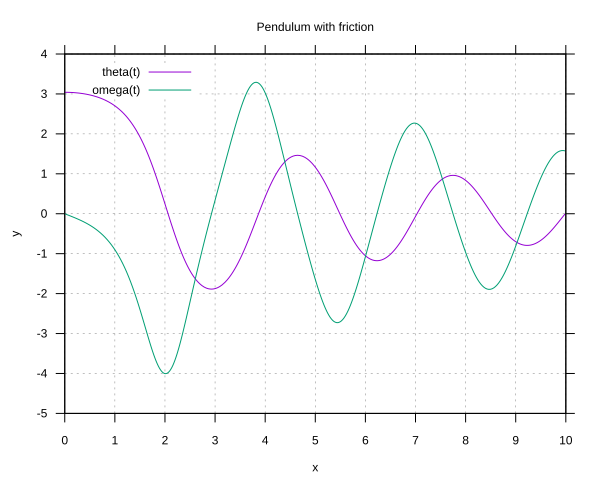

Write the gnuplot code that produced this figure.
set terminal svg background "white"
set output "pendulum_friction.svg"
set key left 
set xlabel "x" 
set ylabel "y"
set tics out 
set grid 
set title "Pendulum with friction" 
plot\
"pendulum_friction.txt" using 1:2 with lines title 'theta(t)', \
"pendulum_friction.txt" using 1:3 with lines title 'omega(t)' \